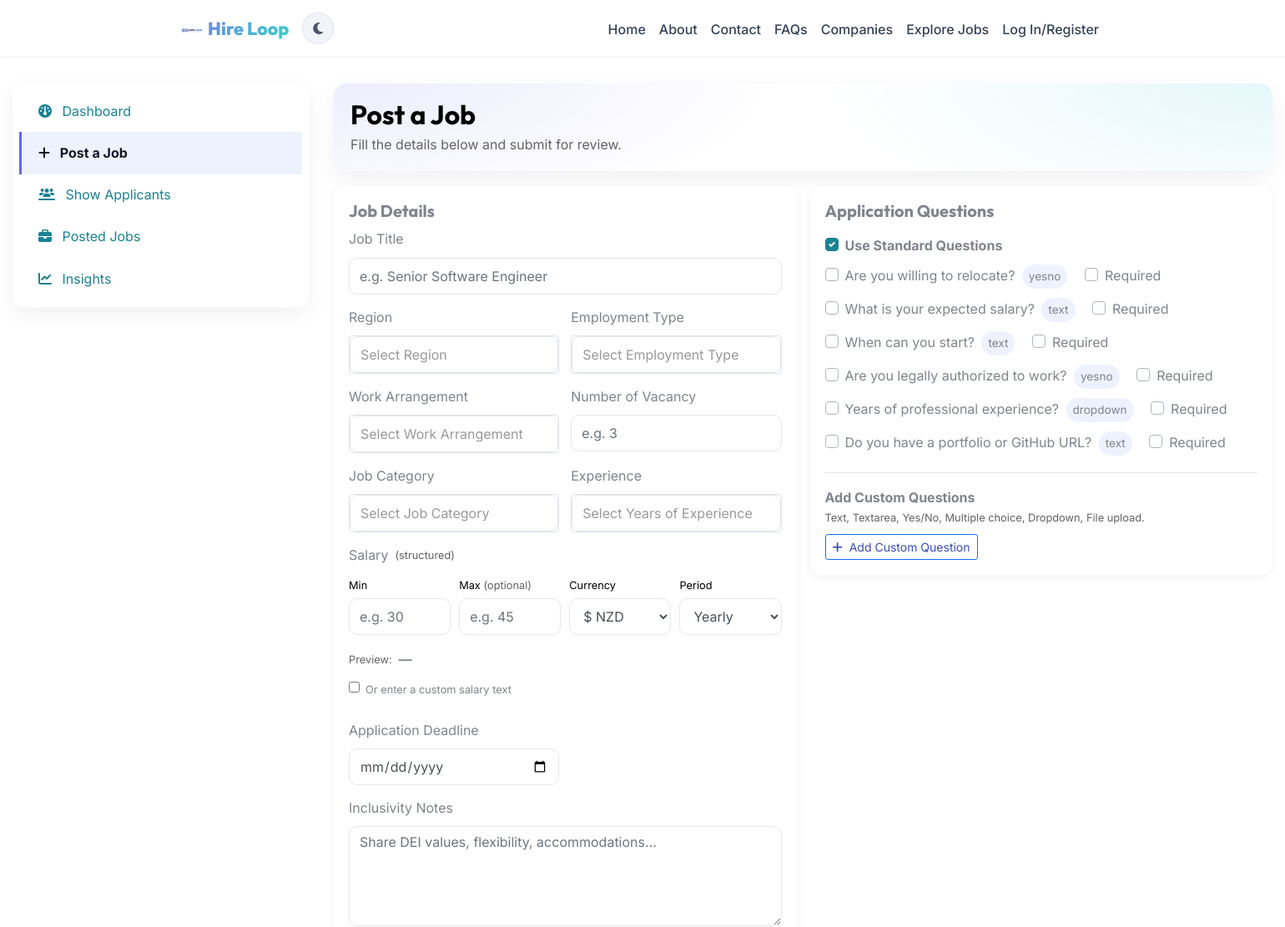
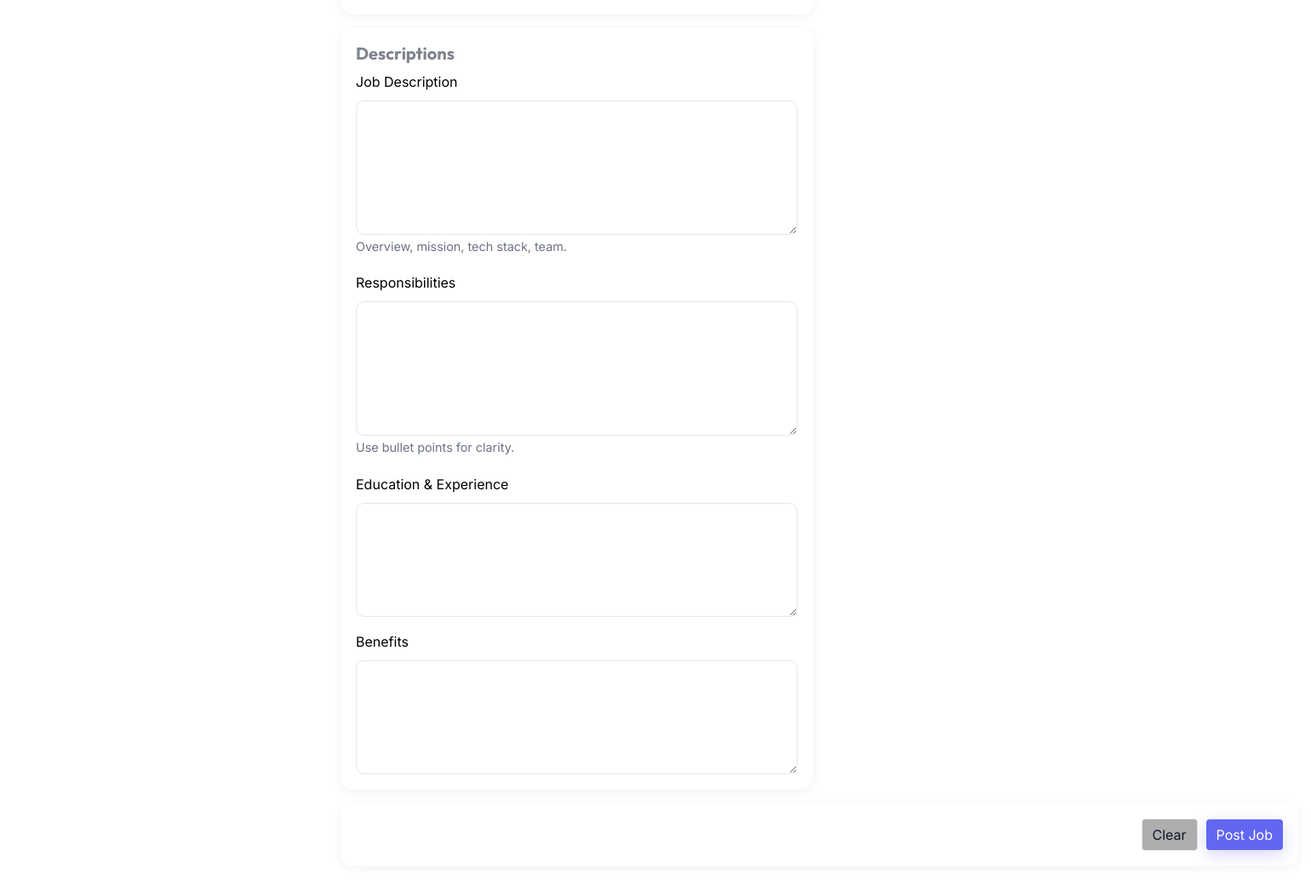
Screenshot of /jobs/post-job.php with the database file from the repository (2 pictures, top to bottom).
### tables this page shows
CREATE TABLE `question_bank` (
  `id` int(11) NOT NULL AUTO_INCREMENT,
  `question_text` varchar(255) NOT NULL,
  `qtype` varchar(20) NOT NULL,
  `options` text DEFAULT NULL,
  `is_active` tinyint(1) NOT NULL DEFAULT 1,
  `created_at` timestamp NOT NULL DEFAULT current_timestamp(),
  PRIMARY KEY (`id`)
);

### jobs/post-job.php (the view, shortened to what this page needs)
<?php require "../config/config.php";
?>
<?php
$employerId = (int)($_SESSION['id'] ?? 0);
$bankStmt = $conn->prepare("SELECT * FROM question_bank WHERE is_active=1 ORDER BY id ASC");
$bankStmt->execute();
$questionBank = $bankStmt->fetchAll(PDO::FETCH_OBJ);
require "../includes/header.php";
?>
<div class="container-fluid emp-wrap">
  <div class="row">
    <aside class="col-lg-3 mb-4">
      <div class="emp-sidebar p-2">
        <div class="list-group list-group-flush">
          <a href="<?php echo $base_url; ?>/users/employer_dashboard.php" class="list-group-item">
            <i class="fa-solid fa-gauge mr-2"></i> Dashboard
          </a>
          <a href="<?php echo $base_url; ?>/jobs/post-job.php" class="list-group-item active">
            <i class="fa-solid fa-plus mr-2"></i> Post a Job
          </a>
          <a href="<?php echo $base_url; ?>/users/show-applicants.php?id=<?php echo $employerId; ?>" class="list-group-item">
            <i class="fa-solid fa-users-line mr-2"></i> Show Applicants
          </a>
          <a href="<?php echo $base_url; ?>/users/postedJobs.php" class="list-group-item">
            <i class="fa-solid fa-briefcase mr-2"></i> Posted Jobs
          </a>
          <a href="<?php echo $base_url; ?>/users/employer_insights.php" class="list-group-item">
            <i class="fa-solid fa-chart-line mr-2"></i> Insights
          </a>
        </div>
      </div>
    </aside>
    <main class="col-lg-9">
      <section class="site-section">
        <div class="container px-0">
          <form action="post-job.php" method="post" class="pj-form">
            <div class="emp-card pj-hero">
              <h2 class="mb-1">Post a Job</h2>
              <div class="sub text-muted">Fill the details below and submit for review.</div>
            </div>
            <div class="pj-grid">
              <div>
                <div class="pj-card">
                  <h5>Job Details</h5>
                  <div class="pj-fields">
                    <div class="col-span-2">
                      <label>Job Title</label>
                      <input type="text" name="job_title" class="form-control" placeholder="e.g. Senior Software Engineer" required>
                    </div>
                    <div>
                      <label>Region</label>
                    </div>
                    <div>
                      <label>Employment Type</label>
                    </div>
                    <div>
                      <label>Work Arrangement</label>
                    </div>
                    <div>
                      <label>Number of Vacancy</label>
                      <input name="vacancy" type="number" min="1" class="form-control" placeholder="e.g. 3" required>
                    </div>
                    <div>
                      <label>Job Category</label>
                    </div>
                    <div>
                      <label>Experience</label>
                    </div>
                    <div class="col-span-2">
                      <label class="d-flex align-items-center mb-2">Salary <small class="text-muted ml-2">(structured)</small></label>
                      <div class="form-row">
                        <div class="form-group col-6 col-md-3">
                          <label class="small mb-1">Min</label>
                          <input type="number" min="0" step="1" class="form-control" name="salary_min" id="salary_min" placeholder="e.g. 30">
                        </div>
                        <div class="form-group col-6 col-md-3">
                          <label class="small mb-1">Max <span class="text-muted">(optional)</span></label>
                          <input type="number" min="0" step="1" class="form-control" name="salary_max" id="salary_max" placeholder="e.g. 45">
                        </div>
                        <div class="form-group col-6 col-md-3">
                          <label class="small mb-1">Currency</label>
                          <select class="form-control" name="salary_currency" id="salary_currency">
                            <option value="NZD" selected>$ NZD</option>
                          </select>
                        </div>
                        <div class="form-group col-6 col-md-3">
                          <label class="small mb-1">Period</label>
                          <select class="form-control" name="salary_period" id="salary_period">
                            <option value="yearly" selected>Yearly</option>
                          </select>
                        </div>
                      </div>
                      <div class="d-flex align-items-center mb-2">
                        <small class="text-muted mr-2">Preview:</small>
                        <strong id="salaryPreview">—</strong>
                      </div>
                      <div class="form-check mb-2">
                        <input class="form-check-input" type="checkbox" id="salaryCustomToggle">
                        <label class="form-check-label small" for="salaryCustomToggle">
                          Or enter a custom salary text
                        </label>
                      </div>
                    </div>
                    <div>
                      <label>Application Deadline</label>
                      <input name="application_deadline" type="date" class="form-control" required>
                    </div>
                    <div class="col-span-2">
                      <label>Inclusivity Notes</label>
                      <textarea name="inclusivity_notes" class="form-control" rows="4"
                        placeholder="Share DEI values, flexibility, accommodations…"></textarea>
                    </div>
                  </div>
                </div>
                <div class="pj-card">
                  <h5>Descriptions</h5>
                  <div class="form-group mb-3">
                    <label>Job Description</label>
                    <textarea name="job_description" id="job_description" class="form-control" rows="6" required></textarea>
                    <small class="pj-note">Overview, mission, tech stack, team.</small>
                  </div>
                  <div class="form-group mb-3">
                    <label>Responsibilities</label>
                    <textarea name="responsibilities" id="responsibilities" class="form-control" rows="6" required></textarea>
                    <small class="pj-note">Use bullet points for clarity.</small>
                  </div>
                  <div class="form-group mb-3">
                    <label>Education & Experience</label>
                    <textarea name="education_experience" id="education_experience" class="form-control" rows="5" required></textarea>
                  </div>
                  <div class="form-group mb-0">
                    <label>Benefits</label>
                    <textarea name="other_benefits" id="other_benefits" class="form-control" rows="5"></textarea>
                  </div>
                </div>
              </div>
              <div>
                <div class="pj-card">
                  <h5 class="mb-3">Application Questions</h5>
                  <div class="mb-3">
                    <div class="custom-control custom-checkbox mb-2">
                      <label class="custom-control-label" for="useStandardToggle">
                        <strong>Use Standard Questions</strong>
                      </label>
                    </div>
                    <div id="standardBank" class="q-bank-list">
                      <?php foreach ($questionBank as $q): ?>
                        <div class="custom-control custom-checkbox">
                          <label class="custom-control-label" for="qbank_<?php echo $q->id; ?>">
                            <?php echo htmlspecialchars($q->question_text); ?>
                            <span class="q-chip ml-1"><?php echo htmlspecialchars($q->qtype); ?></span>
                          </label>
                          <div class="custom-control custom-checkbox d-inline-block ml-3">
                            <label class="custom-control-label" for="rq_<?php echo $q->id; ?>">Required</label>
                          </div>
                        </div>
                      <?php endforeach; ?>
                    </div>
                  </div>
                  <hr>
                  <div class="mb-2">
                    <strong>Add Custom Questions</strong>
                    <div class="text-muted small">Text, Textarea, Yes/No, Multiple choice, Dropdown, File upload.</div>
                  </div>
                  <button type="button" id="addQuestionBtn" class="btn btn-sm btn-outline-primary">
                    <i class="fa fa-plus mr-1"></i> Add Custom Question
                  </button>
                </div>
              </div>
            </div>
            <div class="pj-actions pj-card">
              <button type="reset" class="btn btn-post-ghost">Clear</button>
              <input type="submit" name="submit" value="Post Job" class="btn btn-post-primary">
            </div>
          </form>
        </div>
      </section>
    </main>
  </div>
</div>
<?php require "../includes/footer.php"; ?>

### css/style.css (style rules this page uses)
body { font-weight: 400; font-size: 1rem; line-height: 1.7; position: relative; }
body:after { content: ""; position: absolute; top: 0; left: 0; right: 0; bottom: 0; background: rgba(0, 0, 0, 0.7); z-index: 100; opacity: 0; visibility: hidden; -webkit-transition: .3s all ease; -o-transition: .3s all ease; transition: .3s all ease; }
h1, h2, h3, h4 { color: #000; }
.site-section { padding-top: 4rem; padding-bottom: 4rem; position: relative; z-index: 2; }
.form-group label { color: #000; }
.text-muted { color: #636363 !important; }
.btn:after, .btn:before { display: none; }
.btn.btn-outline-primary { color: #394cb9; }
html { scroll-behavior: smooth; }

### includes/header.php (style rules this page uses)
body { font-family: 'Inter', -apple-system, BlinkMacSystemFont, sans-serif !important; }
h1, h2, h3, h4, h5, h6, .h1, .h2, .h3, .h4, .h5, .h6 { font-family: 'Outfit', 'Inter', sans-serif !important; font-weight: 700; }
.btn { transition: all 0.3s cubic-bezier(0.4, 0, 0.2, 1) !important; }
body { perspective: 1200px; }
.site-section, .stats-section, .cta-ribbon, .modern-footer { transform-style: preserve-3d; }
body, .navbar, .site-wrap, .job-card, .rj-card, .cta-card, .form-control, .dropdown-menu, .modern-footer, .footer-top, .site-section, .faq-card, .faq-card .card-header { transition: background-color 0.4s ease, color 0.4s ease, border-color 0.4s ease, box-shadow 0.4s ease; }

### jobs/post-job.php (style rules this page uses)
.emp-wrap { padding-top: 2rem; }
.emp-sidebar { background:#fff; border:0; border-radius:14px; box-shadow:0 8px 24px rgba(0,0,0,.06); position: sticky; top: 82px; }
.emp-sidebar .list-group-item { border:0; border-left:3px solid transparent; border-radius:0; }
.emp-sidebar .list-group-item.active { background:#eef2ff; color:#111827; border-left-color:#6366f1; font-weight:700; text-decoration: none; }
.emp-card { background:#fff; border:0; border-radius:14px; box-shadow:0 8px 24px rgba(0,0,0,.06); }
.site-section { padding-top: 0; }
.pj-hero { border-radius:16px;background: radial-gradient(900px 300px at 0% -10%, rgba(99,102,241,.12), transparent 60%), radial-gradient(900px 300px at 100% 0%, rgba(6,182,212,.10), transparent 60%), #fff; padding:18px 20px; box-shadow:0 8px 26px rgba(0,0,0,.06); margin-bottom:18px; }
.pj-card { background:#fff; border-radius:14px; box-shadow:0 2px 12px rgba(0,0,0,.06); padding:18px; margin-bottom:16px; }
.pj-grid { display:grid; grid-template-columns: 1fr 1fr; gap:16px; }
.pj-fields { display:grid; grid-template-columns:1fr 1fr; gap:14px; }
.pj-fields .col-span-2 { grid-column:1 / -1; }
.pj-card .form-control, .pj-card .bootstrap-select .btn { border-radius:10px; border:1px solid #e5e7eb; min-height:44px; }
.pj-card textarea.form-control { min-height:120px; }
.pj-actions { display:flex; gap:10px; justify-content:flex-end; align-items:center; }
.btn-post-primary { color:#fff; border:0; background:#6366f1; box-shadow:0 6px 18px rgba(99,102,241,.25); }
.btn-post-ghost { background:#aeaeae; color:#0f172a; border:1px solid #e5e7eb; }
.pj-note { color:#6b7280; font-size:.9rem; }
.q-bank-list .custom-control { margin-bottom:.4rem; }
.q-chip { display:inline-block; font-size:.85rem; padding:.2rem .5rem; border-radius:999px; background:#eef2ff; }

### rows the page displays
question_bank: question_text "Are you willing to relocate?", qtype "yesno"
question_bank: question_text "What is your expected salary?", qtype "text"
question_bank: question_text "When can you start?", qtype "text"
question_bank: question_text "Are you legally authorized to work?", qtype "yesno"
question_bank: question_text "Years of professional experience?", qtype "dropdown"
question_bank: question_text "Do you have a portfolio or GitHub URL?", qtype "text"
